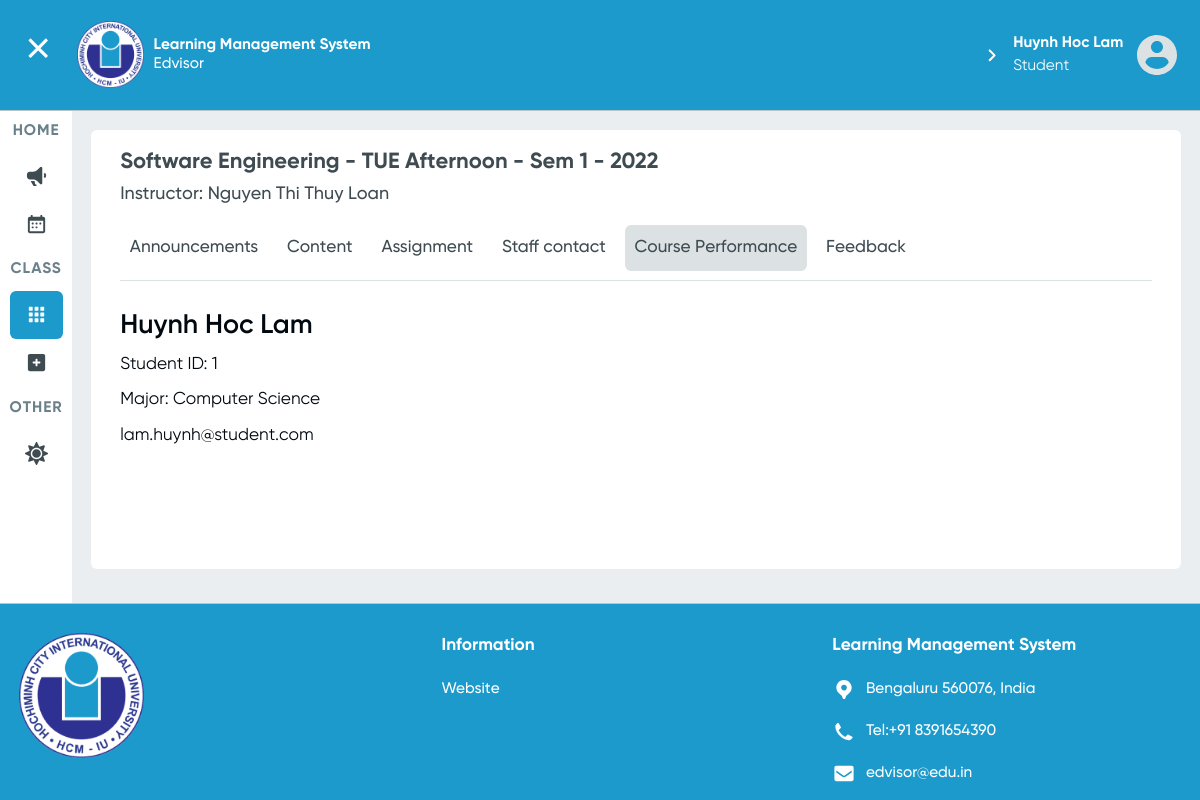
Screenshot of /user/student/1/class/1/performance (signed in) with the database file from the repository.
### User/models.py (models this page shows, shortened)
class User(AbstractBaseUser, PermissionsMixin):
    objects = MyUserManager()
    email = models.EmailField(unique=True)
    first_name = models.CharField(max_length=20)
    middle_name = models.CharField(max_length=20, blank=True)
    last_name = models.CharField(max_length=20)
    phone_number = models.CharField(max_length=12, blank=True)
    is_admin = models.BooleanField(default=False)
    is_staff = models.BooleanField(default=False)
    is_active = models.BooleanField(default=True)
    type= [
        ("Student","student"),
        ("Lecturer","lecturer")
    ]
    user_type = models.CharField(max_length=10,choices=type,null=True,blank=True)
    USERNAME_FIELD = 'email'
    def is_student(self):
        return hasattr(self,'student')
    @property
    def full_name(self):
        return self.last_name + " " + self.middle_name + " " + self.first_name

class Lecturer(models.Model):
    user_id= models.OneToOneField(User,on_delete=CASCADE)

class Student(models.Model):
    user_id = models.OneToOneField(User,on_delete=CASCADE)
    major_id = models.ForeignKey("Courses.Major",on_delete=SET_NULL,null=True)
    class_id = models.ManyToManyField("Courses.Class")

### Courses/models.py (models this page shows, shortened)
class Class(models.Model):
    course = models.ForeignKey(Course, on_delete=CASCADE)
    lecturer = models.ForeignKey(Lecturer, on_delete=CASCADE)
    schedule = models.ForeignKey(Schedule, on_delete=SET_NULL, null=True,blank=True)
    start_date = models.DateTimeField(default=datetime.datetime(2021, 9, 6))
    @property
    def month(self):
        return int(self.start_date.strftime("%m"))
    @property
    def year(self):
        return int(self.start_date.strftime("%Y"))
    @property
    def sem_year(self):
        year = self.year
        month = self.month
        if month in [9, 10, 11, 12, 1]:
            return "Sem 1 - {}".format(year + 1)
        elif month in [2, 3, 4, 5, 6]:
            return "Sem 2 - {}".format(int(year))
    @property
    def is_displayable(self):
        utc = pytz.UTC
        now = utc.localize(datetime.datetime.now())
        if (now < self.start_date):
            return False
        else:
            return True

class Course(models.Model):
    major = models.ManyToManyField(Major)
    name = models.CharField(max_length=80)

class Schedule(models.Model):
    DAYS_OF_WEEK = [
        ('MON', 'Monday'),
        ('TUE', 'Tuesday'),
        ('WED', 'Wednesday'),
        ('THU', 'Thursday'),
        ('FRI', 'Friday'),
        ('SAT', 'Saturday'),
        ('SUN', 'Sunday'),
    ]
    day_of_the_week = models.CharField(max_length=3, choices=DAYS_OF_WEEK)
    start_time = models.TimeField(auto_now=False, auto_now_add=False)
    duration = models.DurationField()
    @property
    def day_part(self):
        if (self.start_time <= datetime.time(12)):
            return 'Morning'
        else:
            return 'Afternoon'
    def __str__(self):
        return self.day_of_the_week + " " + self.day_part
    class Meta:
        pass

class Major(models.Model):
    name = models.CharField(max_length=50)
    def __str__(self):
        return self.name

### User/views.py (the view)
    def decorate(*args, **kwargs):
        userID = kwargs['id']
        request = args[0]
        if request.user.id == None:
            return HttpResponseRedirect(reverse("login"))
        elif request.user.is_student():
            user = Student.objects.get(id=userID).user_id
        elif request.user.is_lecturer():
            user = Lecturer.objects.get(id=userID).user_id
        else:
            user = User.objects.get(id=userID)
        if request.user == user and request.user.is_authenticated:
            return func(*args, **kwargs)
        else:
            return HttpResponseRedirect(reverse("guest-announcement-page"))

### Courses/templates/Courses/view-student-course-performance.html (shortened to what this page needs)
{% extends 'Courses/base-class-course.html' %}
{% load static %}
{% block stylesheets %}
{{ block.super }}
<link rel="stylesheet" href="{% static 'Courses/class-grade.css' %}">
{% endblock %}
{% block student-view-self-course-performance-active %}active{% endblock %}
{% block panel-content %}
<head>
  <div class="info">
    <h3>{{ student.user_id.full_name }}</h3>
    <p>Student ID: {{ student.id }}</p>
    <p>Major: {{ student.major_id }}</p>
    <p>{{ student.user_id.email }}</p>
  </div>
</head>
{% endblock %}

### Courses/templates/Courses/base-class-course.html (shortened to what this page needs)
{% extends 'Home/index.html' %}
{% load static %}
{% block stylesheets %}
  <link rel="stylesheet" href="{% static 'Courses/base-student-class.css' %}">
{% endblock %}
{% block my-courses-active %}active{% endblock %}
{% block main-content %}
  <article class="panel">
    <header>
      {% if user.user_type == 'Student' %}
        <h2>{{ student_class.course.name }} - {{ student_class.schedule }} - {{ student_class.sem_year }}</h2>
      {% elif user.user_type == 'Lecturer' %}
        <h2>{{ lecturer_class.course.name }} - {{ lecturer_class.schedule }} - {{ lecturer_class.sem_year }}</h2>
      {% endif %}
      {% if user.user_type == 'Student' %}
        <p>Instructor: {{ student_class.lecturer.user_id.full_name }}</p>
      {% endif %}
      {% block tabs_navbar %}
        <ul class="flex-tabs">
          <li>
            <a class="tab {% block class-announcements-active %}{% endblock %}"
               href="{% if user.user_type == 'Student' %}
                      {% url 'student-class-announcement-page' user.student.id student_class.id %}
                      {% elif user.user_type == 'Lecturer' %}
                      {% url 'lecturer-class-announcement-page' user.lecturer.id lecturer_class.id %}
                      {% endif %}">
              Announcements
            </a>
          </li>
          <li>
            <a class="tab {% block class-content-active %}{% endblock %}"
               href="{% if user.user_type == 'Student' %}
                      {% url 'student-class-content-page' user.student.id student_class.id %}
                      {% elif user.user_type == 'Lecturer' %}
                      {% url 'lecturer-class-content-page' user.lecturer.id lecturer_class.id %}
                      {% endif %}">
              Content
            </a>
          </li>
          <li>
            <a class="tab {% block class-assignment-active %}{% endblock %}"
               href="{% if user.user_type == 'Student' %}
                      {% url 'student-class-assignment-page' user.student.id student_class.id %}
                      {% elif user.user_type == 'Lecturer' %}
                      {% url 'lecturer-class-assignment-page' user.lecturer.id lecturer_class.id %}
                      {% endif %}">
              Assignment
            </a>
          </li>
          <li>
            <a class="tab {% block class-staff-contacts-active %}{% endblock %}"
                 href="{% if user.user_type == 'Student' %}{% url 'student-staff-contact-page' user.student.id student_class.id %}
                       {% elif user.user_type == 'Lecturer' %}{% url 'lecturer-staff-contact-page' user.lecturer.id lecturer_class.id %}
                       {% endif %}">Staff contact</a>
          </li>
          {% if user.user_type == 'Lecturer' %}
            <li>
              <a class="tab {% block class-view-student-list-active %}{% endblock %}"
                 href="{% url 'lecturer-class-view-student-list' user.lecturer.id lecturer_class.id %}">Student List</a>
            </li>
          {% elif user.user_type == 'Student' %}
            <li>
              <a class="tab {% block student-view-self-course-performance-active %}{% endblock %}" href="{% url 'student-view-self-course-performance' user.student.id student_class.id %}">Course Performance</a>
            </li>
          {% endif %}
          <li>
            <a class="tab {% block class-feedback-active %}{% endblock %}"
                 href="{% if user.user_type == 'Student' %}{% url 'student-class-feedback-page' user.student.id student_class.id %}
                       {% elif user.user_type == 'Lecturer' %}{% url 'lecturer-class-feedback-page' user.lecturer.id lecturer_class.id %}
                       {% endif %}">Feedback</a>
          </li>
        </ul>
      {% endblock tabs_navbar %}
    </header>
    {% block panel-content %}{% endblock panel-content %}
  </article>
{% endblock %}

### Home/templates/Home/index.html (shortened to what this page needs)
<!DOCTYPE html>
<html lang="en">
<head>
  {% load static %}
  <link rel="stylesheet" href="{% static 'Home/index.css' %}">
  <link rel="stylesheet" href="{% static 'Home/components.css' %}">
  {% block stylesheets %}{% endblock stylesheets %}
</head>
<body class="page-grid">
<header class="header-bar {% if user.is_authenticated %}user-login{% endif %}">
  <div id="toggle-nav-sidebar" class="sidebar-button">
  </div>
  <a class="logo"
     href="{% if user.user_type == 'Student' %}{% url 'student-announcement-page' user.student.id %}
            {% elif user.user_type == 'Lecturer' %}{% url 'lecturer-announcement-page' user.lecturer.id %}
            {% else %} {% url 'guest-announcement-page' %}{% endif %}">
    <img src="{% static 'images/masked-iu-logo-160px-png@1X.png' %}"
         alt="International University's Learning Management System"
         srcset="{% static 'images/masked-iu-logo-160px-png@1x.png' %} 1x, {% static 'images/masked-iu-logo-160px-png@2x.png' %} 2x, {% static 'images/masked-iu-logo-160px-png@3x.png' %} 3x">
    <h1><b>Learning Management System</b><br>
      Edvisor</h1>
  </a>
  <nav class="header-nav">
    <ul>
      {% if user.is_authenticated %}
        <li>
          <div class="my-profile" href="#" tabindex="0">
            <p><b>{{ user.full_name }}</b><br>
              {{ user.user_type }}</p>
            <img src="{% static 'icons/small-avatar-icon-svg.svg' %}" alt="My avatar">
          </div>
        </li>
      {% endif %}
    </ul>
  </nav>
</header>
<aside class="sidebar">
  <nav class="sidebar-nav" style="display: none">
    <ul>
      <li class="section-title"><p>HOME</p></li>
      <li class="btn btn-grid {% block announcements-active %}{% endblock announcements-active %}">
        <a href="{% if user.user_type == 'Student' %}{% url 'student-announcement-page' user.student.id %}
                  {% elif user.user_type == 'Lecturer' %}{% url 'lecturer-announcement-page' user.lecturer.id %}
                  {% else %} {% url 'guest-announcement-page' %} {% endif %}">
          <span class="label">Announcements</span></a></li>
      <li class="btn btn-grid {% block calendar-active %}{% endblock calendar-active %}">
        <a href="{% if user.user_type == 'Student' %}{% url 'student-schedule-page' user.student.id %}
                  {% elif user.user_type == 'Lecturer' %}{% url 'lecturer-schedule-page' user.lecturer.id %}#
                  {% else %} {% url 'login' %} {% endif %}">
          <span class="label">Calender</span></a></li>
    </ul>
    <ul>
      <li class="section-title"><p>CLASS</p></li>
      <li class="btn btn-grid {% block my-courses-active %}{% endblock my-courses-active %}">
        <a href="{% if user.user_type == 'Student' %}{% url 'active-student-classes-page' user.student.id %}
                  {% elif user.user_type == 'Lecturer' %}{% url 'active-lecturer-classes-page' user.lecturer.id %}
                  {% else %}{% url 'login' %}{% endif %}">
          <span class="label">My Classes</span></a>
      </li>
      {% if user.user_type == 'Student' %}
        <li class="btn btn-grid {% block registration-active %}{% endblock registration-active %}">
          <a href="{% url 'student-class-registration-page' user.student.id %}">
            <span class="label">Registration</span></a></li>
      {% endif %}
    </ul>
    <ul>
      <li class="section-title"><p>OTHER</p></li>
      <li class="btn btn-grid">
        <a id="toggle-theme" href="#">
          <span class="label">UI Theme</span></a></li>
    </ul>
  </nav>
</aside>
<main>
  {% block main-content %}
  {% endblock %}
</main>
<footer class="page-footer {% if user.is_authenticated %}user-login{% endif %}">
  <div class="footer-top-container">
    <img class="footer-logo" src="{% static 'images/masked-iu-logo-160px-png@1X.png' %}"
         alt="International University Logo"
         srcset="{% static 'images/masked-iu-logo-160px-png@1x.png' %} 1x, {% static 'images/masked-iu-logo-160px-png@2x.png' %} 2x, {% static 'images/masked-iu-logo-160px-png@3x.png' %} 3x">
    <ul>
      <li class="icon-list-heading">Information</li>
      <li><a href="https://hcmiu.edu.vn/" target="_blank">Website</a></li>
    </ul>
    <ul class="icon-list">
      <li class="icon-list-heading">Learning Management System</li>
      <li><a href="geo:10.868562,106.796312">
        <p>Bengaluru 560076, India</p>
      </a></li>
      <li><a href="tel:+91 8391654390">
        <p>Tel:+91 8391654390</p>
      </a></li>
      <li>
        <a href="mailto:edvisor@edu.in">
          <p>edvisor@edu.in</p>
        </a>
      </li>
    </ul>
  </div>
</footer>
</body>
</html>

### rows the page displays
User: full_name "Huynh Hoc Lam", user_type "Student"
Class: course.name "Software Engineering", schedule "TUE Afternoon", sem_year "Sem 1 - 2022", lecturer.user_id.full_name "Nguyen Thi Thuy Loan"
Student: user_id.full_name "Huynh Hoc Lam", id "1", major_id "Computer Science", user_id.email "lam.huynh@student.com"
